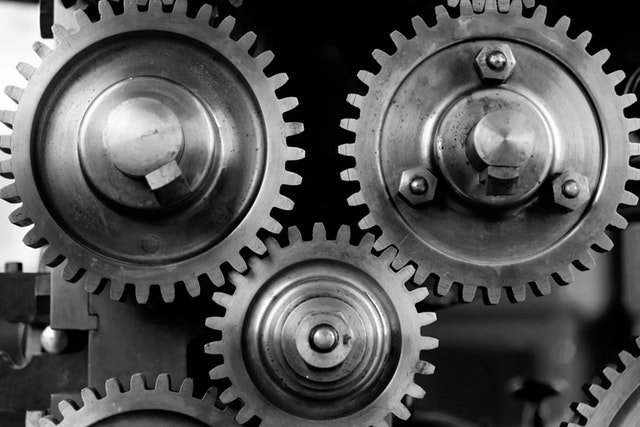
#> input picture mlserver/sampleImages/photos/pexels-gears.jpeg, 640 x 427 px
$ python imageTransformer.py ../sampleImages/photos/pexels-gears.jpeg   (older library calls are emulated)
#> lines starting #> are read from the running program, lines starting #| are printed output that depends on the picture
# -*- coding: utf-8 -*-
"""Image Transformer application file.

The purpose of the ImageTransformer is to transform (resize, crop, etc)
images so that images meet the requirements so that the images can be
sent to plugins, or returned.

We use float division from Python 3.x instead of floor division, so scaling
factor results are kept as floats and not rounded down to zero as an integer.

Usage for testing:
    $ python -m lib.imageTransformer --help
"""
import os
import sys

from PIL import Image


class ImageTransformer(object):
    """Class for creating an image transformer instance, which is able contain
    an image and manipulate it.

    It is recommended to crop an image and the resize it (which also does some
    cropping). Doing both together should give an identical image, but
    doing resizing last ensures you always reach the target dimensions.
    """

    def __init__(self):
        """Initialise an instance of the ImageTransformer class."""
        self.image = None

    def setImage(self, imageInput, mode='RGB', convert=True):
        """
        Receive image then convert to Image object and store on instance.

        When done working with an ImageTransformer instance, it is
        recommended to use obj.image.close() to close the Image instance.

        @param imageInput: Image input as path to local image file as a string.
            Also accepts a readable file object in io.BytesIO format, but,
            then it is recommended to close that file object or use a with
            block so that it is removed from memory when no longer needed.
        @param mode: Default 'RGB'. Image mode (string) to convert to,
            provided that `convert` is True.
        @param convert: Default True. Boolean flag to convert image
            to required mode.

        @return: None
        """
        if isinstance(imageInput, str):
            assert os.access(imageInput, os.R_OK), (
                'Unable to read path to image: `{0}`.'.format(imageInput)
            )
        image = Image.open(imageInput)
        self.image = image.convert(mode) if convert else image

    def getImage(self):
        """Return the image stored on the instance.

        It is recommended to close the image object after getting the image
        from the Image Transformer.

        @return: the image in the most recent state, either the original or
            as modified.
        """
        return self.image

    def removeTransparency(self, bgColor=(255, 255, 255, 255)):
        """Remove transparent background from PNG images and converts to RGB
        format.

        @param bgColor: Background value to be used on replacing background
            transparency of a PNG, as a tuple of 4 values from 0 to 255.

        @return: None
        """
        img = self.image

        if img.mode in ('RGBA', 'LA') or (img.mode == 'P' and
                                          'transparency' in img.info):
            alpha = img.convert('RGBA').split()[-1]
            bg = Image.new("RGBA", img.size, bgColor)
            # Place original image on solid background.
            bg.paste(img, mask=alpha)
            img = bg.convert('RGB')
        else:
            img = img.convert('RGB')

        # Overwrite image with the modified one with transparency removed.
        self.image = img

    def specialCrop(self, xCoord, yCoord, scaleFactorW, scaleFactorH,
                    minWidth=1, minHeight=1):
        """Crop an image around (X,Y) point coordinates to a fraction of the
        actual image dimensions.

        A co-ordinate point must be specified as a co-ordinate pair of values,
        each on a percetnage scale exlcuding zero. i.e. from 1 to 100.

        A crop factor must be supplied to indicate how much of the image
        should be removed on cropping, where 0.9 would be 90% of the original
        image.

        @param xCoord: X co-ordinate of type int, or value which can be cast
            to an int.
        @param yCoord: Y co-ordinate of type int, or value which can be cast
            to an int.
        @param scaleFactorW: The target width crop factor, of type float.
        @param scaleFactorH: The target height crop factor, of type float.
        @param minWidth: Minimum image pixel width to crop to, to avoid getting
            width of zero when cropping by a small percentage value on a
            small image. Defaults to 1 if None.
        @param minHeight: Minimum image pixel height to crop to. Defaults to
            1 if None.

        @return: None
        """
        if minWidth is None or minHeight is None:
            minWidth = minHeight = 1

        xCoord = int(xCoord)
        yCoord = int(yCoord)

        assert 0 <= xCoord <= 100, (
            'Expected the X co-ordinate {0} to be between 0 and 100.'
            .format(xCoord)
        )
        assert 0 <= yCoord <= 100, (
            'Expected the Y co-ordinate {0} to be between 0 and 100.'
            .format(xCoord)
        )

        assert isinstance(scaleFactorW, float), (
            'Expected scaleFactorW to be type `float`, but got type `{0}`.'
            .format(type(scaleFactorW).__name__)
        )
        assert isinstance(scaleFactorH, float), (
            'Expected scaleFactorH to be type `float`, but got type `{0}`.'
            .format(type(scaleFactorH).__name__)
        )

        img = self.image
        w = img.size[0]
        h = img.size[1]

        # Convert co-ordinates (percentage values) into pixel values.
        xPx = int(xCoord / 100 * w)
        yPx = int(yCoord / 100 * h)

        targetW = max(int(scaleFactorW * w), minWidth)
        targetH = max(int(scaleFactorH * h), minHeight)

        # Get pixels for the corners of the cropped image box.
        bStartX = xPx - (targetW / 2)
        bEndX = xPx + (targetW / 2)
        bStartY = yPx - (targetH / 2)
        bEndY = yPx + (targetH / 2)

        # Bring the target box corners back within the original image area if
        # the mark was placed too close to the original image borders.
        # Otherwise we end up with a part the original image surrounded
        # by next to a black area.
        if bStartX < 0:
            bEndX = bEndX + abs(bStartX)
            bStartX = 0

        if bEndX > w:
            bStartX = bStartX - abs(w - bEndX)
            bEndX = w

        if bStartY < 0:
            bEndY = bEndY + abs(bStartY)
            bStartY = 0

        if bEndY > h:
            bEndY = h
            bStartY = bStartY - abs(h - bEndY)

        self.image = img.crop((bStartX, bStartY, bEndX, bEndY))

    def specialResize(self, targetWidth, targetHeight):
        """
        Resize image without distorting it.

        We calculate aspect ratio as width divided by height to do the
        resizing. If the target width and height are supplied for a
        rectangle or a square, either way we take off part of the image
        to get to the target size, but without distorting the image.
        i.e. resizing a landscape image to a square will remove the left
        and right sides, instead of squashing all info in the original image
        into a square. Note that the thinner the original image before
        cropped to a square, the more info on the sides of the target
        square which will be lost.

        @param targetWidth: the width in pixels of the resized image, as
            type int.
        @param targetHeight: the height in pixels of the resized image, as
            type int.

        @return: None
        """
        assert isinstance(targetWidth, int), (
            'Expected targetWidth as type `int` but got type `{0}`.'
            .format(type(targetWidth).__name__)
        )
        assert isinstance(targetHeight, int), (
            'Expected targetHeight as type `int` but got type `{0}`.'
            .format(type(targetHeight).__name__)
        )

        img = self.image
        w = img.size[0]
        h = img.size[1]

        originalAspectRatio = w / h
        targetAspectRatio = targetWidth / targetHeight

        if targetAspectRatio != originalAspectRatio:
            if targetAspectRatio > originalAspectRatio:
                # Image is too tall so take some off the top and bottom.
                scaleFactor = targetWidth / w
                cropSizeWidth = w
                cropSizeHeight = targetHeight / scaleFactor
                topCutLine = (h - cropSizeHeight) / 2

                sides = (0, topCutLine, cropSizeWidth,
                         topCutLine + cropSizeHeight)
            else:
                # Image is too wide so take some off the sides.
                scaleFactor = targetHeight / h
                cropSizeWidth = targetWidth / scaleFactor
                cropSizeHeight = h
                sideCutLine = (w - cropSizeWidth) / 2

                sides = (sideCutLine, 0, sideCutLine + cropSizeWidth,
                         cropSizeHeight)
            boxCorners = tuple(int(round(n)) for n in sides)
            img = img.crop(boxCorners)

        img = img.resize((targetWidth, targetHeight), Image.ANTIALIAS)

        # Overwrite the image with the resized and possibly cropped version.
        self.image = img


def test(args):
    """Test function for internal use when running script directly.

    Does a test on an input image path to perform cropping and resizing on it.
    Transparent backgrounds are removed for PNGs.

    Saves the modified images to the same directory as the image path but
    with a different filename.
    """
    if not args or set(args) & set(('-h', '--help')):
        print("Usage: python -m lib.imageTransformer [IMAGE_PATH] [-h|--help]")
        print("IMAGE_PATH: path to file image to transform.")
    else:
        imgPath = args[0]
        imgTr = ImageTransformer()
        imgTr.setImage(imgPath)
#> in setImage, image is the input picture: PIL image 640x427 RGB; min 0, max 255, mean 84.8

        # Remove background transparency.
        if imgTr.getImage().format == 'PNG':
            print("Remove transparency.")
            imgTr.removeTransparency()
            img = imgTr.getImage()
            # Use original path but add in text before the extension.
            newPath = "{0}_SOLID_BG.png".format(imgPath.rsplit('.', 1)[0])
            print(" - writing out to: {0}".format(newPath))
            img.save(newPath, format='png')

        # Crop the image and write out.
        print("Crop.")
        # Place mark at centre of image.
        x = 50
#> x = 50
        y = 50
        # Crop to 40 % of original.
        cropFactor = 0.4
        imgTr.specialCrop(x, y, cropFactor, cropFactor)
#> in specialCrop, `xPx = int(xCoord / 100 * w)`: xPx = 320
#> in specialCrop, `yPx = int(yCoord / 100 * h)`: yPx = 213
#> in specialCrop, `bStartX = xPx - (targetW / 2)`: bStartX = 192
#> in specialCrop, `bEndX = xPx + (targetW / 2)`: bEndX = 448
#> in specialCrop, `bStartY = yPx - (targetH / 2)`: bStartY = 128
#> in specialCrop, `bEndY = yPx + (targetH / 2)`: bEndY = 298
#> in specialCrop, `self.image = img.crop((bStartX, bStartY, bEndX, bEndY))`:
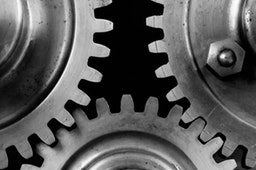
#> self.image: PIL image 256x170 RGB; min 0, max 255, mean 87.5

        img = imgTr.getImage()
        newPath = "{0}_CROP.jpeg".format(imgPath.rsplit(".", 1)[0])
        print(" - writing out to: {0}".format(newPath))
        img.save(newPath, format='jpeg')

        # Resize the cropped image and write out.
        print("Resize.")
        targetH = 299
        targetW = 299
        imgTr.specialResize(targetH, targetW)
#> in specialResize, `img = img.crop(boxCorners)`:
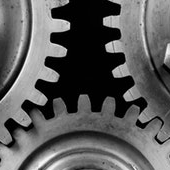
#> img: PIL image 170x170 RGB; min 0, max 255, mean 91
#> in specialResize, `img = img.resize((targetWidth, targetHeight), Image.ANTIALIAS)`:
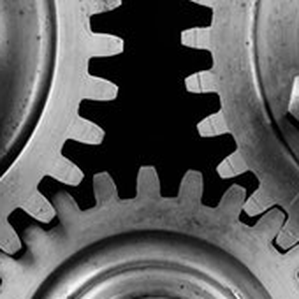
#> img: PIL image 299x299 RGB; min 0, max 255, mean 91.1

        img = imgTr.getImage()
        newPath = "{0}_CROP_THEN_RESIZE.jpeg".format(imgPath.rsplit('.', 1)[0])
        print(" - writing out to: {0}".format(newPath))
        img.save(newPath, format='jpeg')


if __name__ == '__main__':
    test(sys.argv[1:])

$ run again, on mlserver/sampleImages/photos/pexels-rose-gold-clips.jpeg
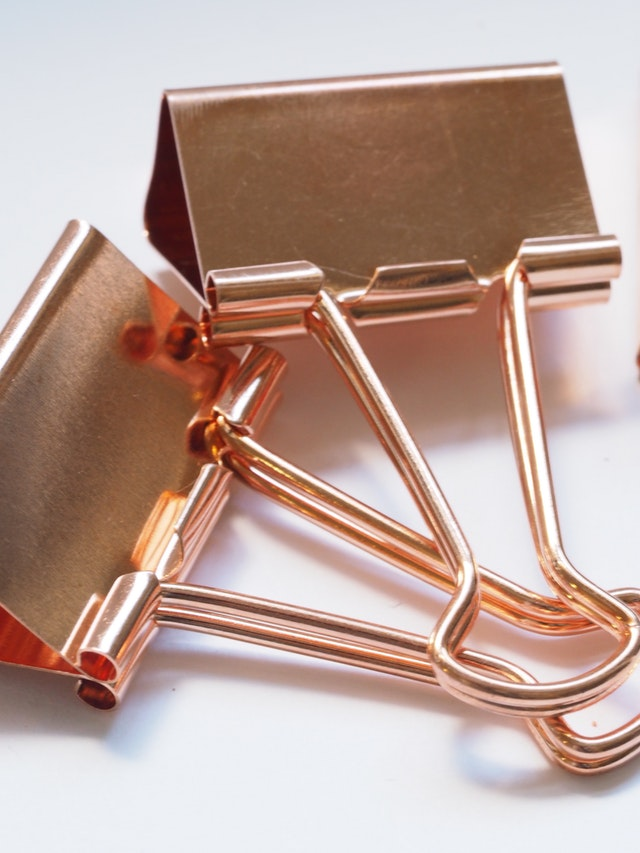
#> input picture mlserver/sampleImages/photos/pexels-rose-gold-clips.jpeg, 640 x 853 px
#> in setImage, image is the input picture: PIL image 640x853 RGB; mean R, G, B 189.1, 163.5, 154.2
#> x = 50
#> xPx = 320
#> yPx = 426
#> bStartX = 192
#> bEndX = 448
#> bStartY = 255.5
#> bEndY = 596.5
#> in specialCrop, `self.image = img.crop((bStartX, bStartY, bEndX, bEndY))`:
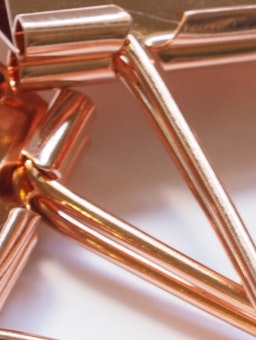
#> self.image: PIL image 256x340 RGB; mean R, G, B 176.9, 132.4, 116.9
#> in specialResize, `img = img.crop(boxCorners)`:
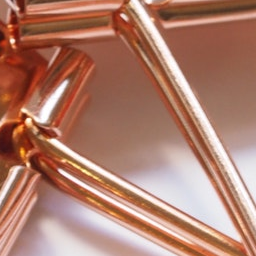
#> img: PIL image 256x256 RGB; mean R, G, B 174.6, 125.5, 108.4

$ run again, on mlserver/sampleImages/photos/pexels-taxi.jpeg
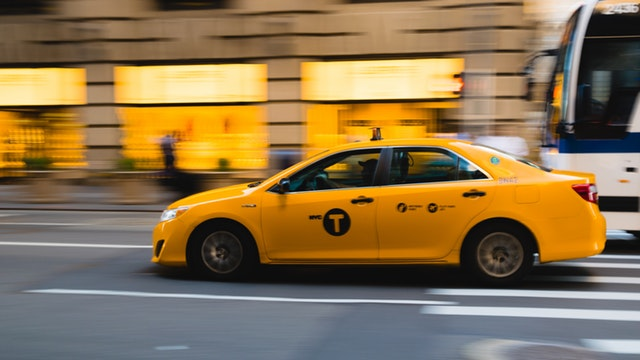
#> input picture mlserver/sampleImages/photos/pexels-taxi.jpeg, 640 x 360 px
#> in setImage, image is the input picture: PIL image 640x360 RGB; mean R, G, B 139, 115.4, 78.5
#> x = 50
#> xPx = 320
#> yPx = 180
#> bStartX = 192
#> bEndX = 448
#> bStartY = 108
#> bEndY = 252
#> in specialCrop, `self.image = img.crop((bStartX, bStartY, bEndX, bEndY))`:
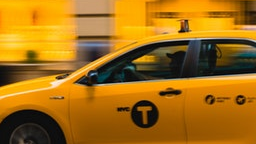
#> self.image: PIL image 256x144 RGB; mean R, G, B 164.2, 111.4, 21.9
#> in specialResize, `img = img.resize((targetWidth, targetHeight), Image.ANTIALIAS)`:
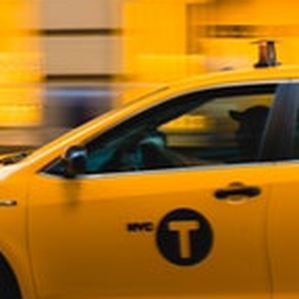
#> img: PIL image 299x299 RGB; mean R, G, B 162.8, 109.8, 25.4
